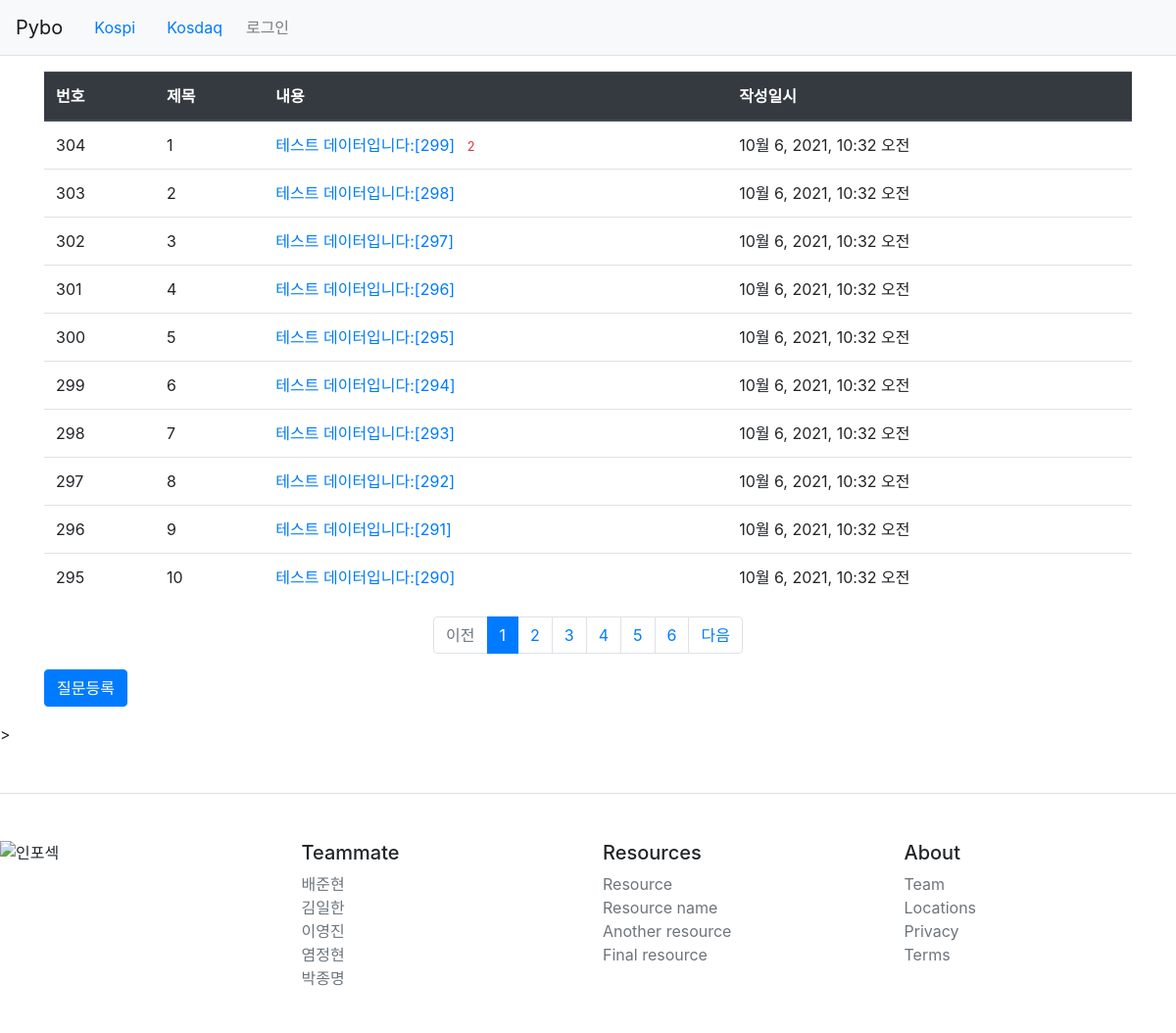
Screenshot of /pybo/ with the database file from the repository.
### pybo/models.py (models this page shows, shortened)
class Question(models.Model):
    subject = models.CharField(max_length=200)
    content = models.TextField()
    create_date = models.DateTimeField()

### pybo/views.py (the view)
# urls.py: path('', views.index , name ='index'),
def index(request):
    page = request.GET.get('page', '1')  # 페이지
    question_list = Question.objects.order_by('-create_date')
    paginator = Paginator(question_list, 10)  # 페이지당 10개씩 보여주기
    page_obj = paginator.get_page(page)
    context = {'question_list': page_obj}
    return render(request, 'pybo/question_list.html', context)

### pybo/templatetags/pybo_filter.py (called while the page is built)
@register.filter
def sub(value,arg):
    return value - arg

### templates/pybo/question_list.html
{% extends 'base.html' %}
{% load pybo_filter %}
{% block content %}
<div class="container my-3">
    <table class="table">
        <thead>
        <tr class="thead-dark">
            <th>번호</th>
            <th>제목</th>
            <th>내용</th>
            <th>작성일시</th>
        </tr>
        </thead>
        <tbody>
        {% if question_list %}
        {% for question in question_list %}
        <tr>
            <td>
                {{ question_list.paginator.count|sub:question_list.start_index|sub:forloop.counter0|add:1 }}
            </td>
            <td>{{ forloop.counter }}</td>
            <td>
                <a href="{% url 'pybo:detail' question.id %}">{{ question.subject }}</a>
                {% if question.answer_set.count > 0 %}
                <span class="text-danger small ml-2">{{ question.answer_set.count }}</span>
                {% endif %}
            </td>
            <td>{{ question.create_date }}</td>
        </tr>
        {% endfor %}
        {% else %}
        <tr>
            <td colspan="3">질문이 없습니다.</td>
        </tr>
        {% endif %}
        </tbody>
    </table>
    <ul class="pagination justify-content-center">
        {% if question_list.has_previous %}
        <li class="page-item">
            <a class="page-link" href="?page={{ question_list.previous_page_number }}">이전</a>
        </li>
        {% else %}
        <li class="page-item disabled">
            <a class="page-link" tabindex="-1" aria-disabled="true" href="#">이전</a>
        </li>
        {% endif %}
        {% for page_number in question_list.paginator.page_range %}
        {% if page_number >= question_list.number|add:-5 and page_number <= question_list.number|add:5 %}
            {% if page_number == question_list.number %}
            <li class="page-item active" aria-current="page">
                <a class="page-link" href="?page={{ page_number }}">{{ page_number }}</a>
            </li>
            {% else %}
            <li class="page-item">
                <a class="page-link" href="?page={{ page_number }}">{{ page_number }}</a>
            </li>
            {% endif %}
        {% endif %}
        {% endfor %}
        {% if question_list.has_next %}
        <li class="page-item">
            <a class="page-link" href="?page={{ question_list.next_page_number }}">다음</a>
        </li>
        {% else %}
        <li class="page-item disabled">
            <a class="page-link" tabindex="-1" aria-disabled="true" href="#">다음</a>
        </li>
        {% endif %}
    </ul>
    <a href = "{% url 'pybo:question_create'%}" class="btn btn-primary">질문등록</a>
</div>
{% endblock %}

### templates/base.html (shortened to what this page needs)
{% load static %}
<!doctype html>
<html lang="ko">
<head>
    <link rel="stylesheet" type="text/css" href="{% static 'bootstrap.min.css' %}">
    <link href="http://cdn.pydata.org/bokeh/release/bokeh-2.4.0.min.css" rel="stylesheet" type="text/css">
    <link href="http://cdn.pydata.org/bokeh/release/bokeh-widgets-2.4.0.min.css" rel="stylesheet" type="text/css">
</head>
<body>
{% include "navbar.html" %}
{% block content %}
{% endblock %}
{% include "footer.html" %}
</body>
</html>

### templates/navbar.html (shortened to what this page needs)
<nav class="navbar navbar-expand-lg navbar-light bg-light border-bottom">
    <a class="navbar-brand" href="{% url 'pybo:index' %}">Pybo</a>
    <div class="collapse navbar-collapse flex-grow-0" id="navbarNav">
        <a class="nav-link" href="{% url 'pybo:kospi' %}">Kospi</a>
        <a class="nav-link" href="{% url 'pybo:kosdaq' %}">Kosdaq</a>
        <ul class="navbar-nav">
            <li class="nav-item ">
            {% if user.is_authenticated %}
                <a class="nav-link" href="{% url 'common:logout' %}">{{ user.username }} (로그아웃)</a>
            {% else %}
                <a class="nav-link" href="{% url 'common:login' %}">로그인</a>
            {% endif %}
            </li>
        </ul>
    </div>
</nav>

### templates/footer.html
>
<footer class="pt-4 my-md-5 pt-md-5 border-top">
    <div class="row">
      <div class="col-12 col-md">
        <img class="mb-2" src="https://d32gkk464bsqbe.cloudfront.net/company-profiles/o/8a5a5c6fbb7f76bbd2eb57cc067543de5e1947e5.png?v=6.6.1" alt="인포섹" width="370" height="142" />
      </div>
      <div class="col-6 col-md">
        <h5>Teammate</h5>
        <ul class="list-unstyled text-small">
          <li><a class="text-muted" href="#">배준현</a></li>
          <li><a class="text-muted" href="#">김일한</a></li>
          <li><a class="text-muted" href="#">이영진</a></li>
          <li><a class="text-muted" href="#">염정현</a></li>
          <li><a class="text-muted" href="#">박종명</a></li>
        </ul>
      </div>
      <div class="col-6 col-md">
        <h5>Resources</h5>
        <ul class="list-unstyled text-small">
          <li><a class="text-muted" href="#">Resource</a></li>
          <li><a class="text-muted" href="#">Resource name</a></li>
          <li><a class="text-muted" href="#">Another resource</a></li>
          <li><a class="text-muted" href="#">Final resource</a></li>
        </ul>
      </div>
      <div class="col-6 col-md">
        <h5>About</h5>
        <ul class="list-unstyled text-small">
          <li><a class="text-muted" href="#">Team</a></li>
          <li><a class="text-muted" href="#">Locations</a></li>
          <li><a class="text-muted" href="#">Privacy</a></li>
          <li><a class="text-muted" href="#">Terms</a></li>
        </ul>
      </div>
    </div>
  </footer>

### rows the page displays
Question: paginator.count|sub "304", subject "테스트 데이터입니다:[299]", answer_set.count "2", create_date "10월 6, 2021, 10:32 오전"
Question: paginator.count|sub "303", subject "테스트 데이터입니다:[298]", create_date "10월 6, 2021, 10:32 오전"
Question: paginator.count|sub "302", subject "테스트 데이터입니다:[297]", create_date "10월 6, 2021, 10:32 오전"
Question: paginator.count|sub "301", subject "테스트 데이터입니다:[296]", create_date "10월 6, 2021, 10:32 오전"
Question: paginator.count|sub "300", subject "테스트 데이터입니다:[295]", create_date "10월 6, 2021, 10:32 오전"
Question: paginator.count|sub "299", subject "테스트 데이터입니다:[294]", create_date "10월 6, 2021, 10:32 오전"
Question: paginator.count|sub "298", subject "테스트 데이터입니다:[293]", create_date "10월 6, 2021, 10:32 오전"
Question: paginator.count|sub "297", subject "테스트 데이터입니다:[292]", create_date "10월 6, 2021, 10:32 오전"
Question: paginator.count|sub "296", subject "테스트 데이터입니다:[291]", create_date "10월 6, 2021, 10:32 오전"
Question: paginator.count|sub "295", subject "테스트 데이터입니다:[290]", create_date "10월 6, 2021, 10:32 오전"

### other values shown
{{ page_number }} "1"
{{ page_number }} "2" "3" "4" "5" "6"
